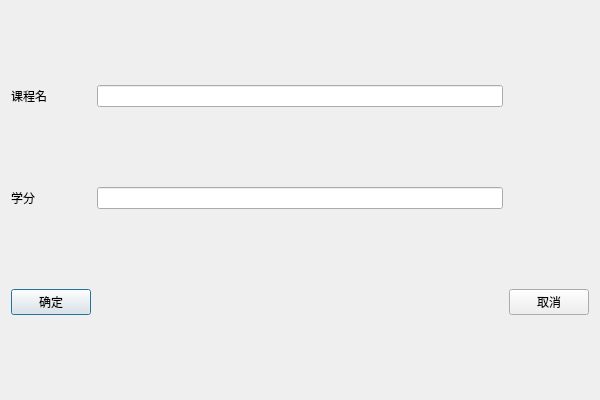
<?xml version="1.0" encoding="UTF-8"?>
<ui version="4.0">
 <class>adcell2_updateCourse</class>
 <widget class="QDialog" name="adcell2_updateCourse">
  <property name="geometry">
   <rect>
    <x>0</x>
    <y>0</y>
    <width>600</width>
    <height>400</height>
   </rect>
  </property>
  <property name="windowTitle">
   <string>Dialog</string>
  </property>
  <layout class="QGridLayout" name="gridLayout">
   <item row="0" column="0">
    <widget class="QLabel" name="label">
     <property name="text">
      <string>课程名</string>
     </property>
    </widget>
   </item>
   <item row="0" column="1">
    <widget class="QLineEdit" name="course_name"/>
   </item>
   <item row="1" column="0">
    <widget class="QLabel" name="label_7">
     <property name="text">
      <string>学分</string>
     </property>
    </widget>
   </item>
   <item row="1" column="1">
    <widget class="QLineEdit" name="credit">
     <property name="text">
      <string/>
     </property>
    </widget>
   </item>
   <item row="2" column="0">
    <widget class="QPushButton" name="commitButton">
     <property name="text">
      <string>确定</string>
     </property>
    </widget>
   </item>
   <item row="2" column="2">
    <widget class="QPushButton" name="cancelButton">
     <property name="text">
      <string>取消</string>
     </property>
    </widget>
   </item>
  </layout>
 </widget>
 <resources/>
 <connections/>
</ui>
